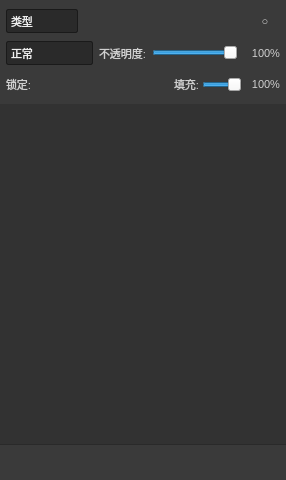
<?xml version="1.0" encoding="UTF-8"?>
<ui version="4.0">
 <class>LayerTreePanel</class>
 <widget class="QWidget" name="LayerTreePanel">
  <property name="geometry">
   <rect>
    <x>0</x>
    <y>0</y>
    <width>280</width>
    <height>480</height>
   </rect>
  </property>
  <property name="styleSheet">
   <string notr="true">QLabel { color: #d0d0d0; font-size: 11px; }
QComboBox {
  background-color: #2a2a2a; color: #eee; border: 1px solid #1a1a1a;
  border-radius: 2px; padding: 1px 4px; min-height: 20px; font-size: 11px;
}
QComboBox::drop-down { border: none; width: 16px; }
QComboBox QAbstractItemView {
  background-color: #2a2a2a; color: #eee; selection-background-color: #2d5a8a;
}
QListWidget {
  background-color: #323232; color: #eee; border: none; outline: none; font-size: 12px;
}
QListWidget::item { padding: 4px 2px; min-height: 36px; }
QListWidget::item:selected { background-color: #555555; }
QListWidget::item:hover:!selected { background-color: #404040; }
QFrame#optionsHost, QFrame#toolbarHost { background-color: #3a3a3a; border: none; }
QFrame#toolbarHost { border-top: 1px solid #2a2a2a; }
QToolButton {
  background-color: transparent; color: #ddd; border: 1px solid transparent;
  border-radius: 2px; padding: 2px; font-size: 11px; min-width: 22px; min-height: 22px;
}
/* 底栏功能按钮：比筛选项更大，便于点按 */
QFrame#toolbarHost QToolButton {
  min-width: 30px; min-height: 30px; padding: 3px; border-radius: 3px;
}
QToolButton:hover { background-color: #4e4e4e; }
QToolButton:checked { background-color: #2d5a8a; border-color: #4a8ac0; }
QToolButton:disabled { color: #666; }</string>
  </property>
  <layout class="QVBoxLayout" name="rootLayout">
   <property name="spacing">
    <number>0</number>
   </property>
   <property name="leftMargin">
    <number>0</number>
   </property>
   <property name="topMargin">
    <number>0</number>
   </property>
   <property name="rightMargin">
    <number>0</number>
   </property>
   <property name="bottomMargin">
    <number>0</number>
   </property>
   <item>
    <widget class="QFrame" name="optionsHost">
     <property name="frameShape">
      <enum>QFrame::Shape::NoFrame</enum>
     </property>
     <layout class="QVBoxLayout" name="optionsLayout">
      <property name="spacing">
       <number>4</number>
      </property>
      <property name="leftMargin">
       <number>6</number>
      </property>
      <property name="topMargin">
       <number>6</number>
      </property>
      <property name="rightMargin">
       <number>6</number>
      </property>
      <property name="bottomMargin">
       <number>4</number>
      </property>
      <item>
       <layout class="QHBoxLayout" name="filterRow">
        <property name="spacing">
         <number>2</number>
        </property>
        <item>
         <widget class="QComboBox" name="filterKindCombo">
          <property name="minimumSize">
           <size>
            <width>72</width>
            <height>0</height>
           </size>
          </property>
          <property name="toolTip">
           <string>按类型筛选（UI 占位：筛选逻辑尚未实现）</string>
          </property>
          <item>
           <property name="text">
            <string>类型</string>
           </property>
          </item>
          <item>
           <property name="text">
            <string>名称</string>
           </property>
          </item>
          <item>
           <property name="text">
            <string>效果</string>
           </property>
          </item>
         </widget>
        </item>
        <item>
         <widget class="QToolButton" name="filterPixel">
        <property name="icon">
         <iconset resource="../resources.qrc">
          <normaloff>:/icons/layers/filter-pixel.svg</normaloff>:/icons/layers/filter-pixel.svg</iconset>
        </property>
        <property name="toolButtonStyle">
         <enum>Qt::ToolButtonStyle::ToolButtonIconOnly</enum>
        </property>

          <property name="checkable">
           <bool>true</bool>
          </property>
          <property name="text">
           <string/>
          </property>
          <property name="toolTip">
           <string>筛选像素图层</string>
          </property>
         </widget>
        </item>
        <item>
         <widget class="QToolButton" name="filterAdjust">
        <property name="icon">
         <iconset resource="../resources.qrc">
          <normaloff>:/icons/layers/filter-adjust.svg</normaloff>:/icons/layers/filter-adjust.svg</iconset>
        </property>
        <property name="toolButtonStyle">
         <enum>Qt::ToolButtonStyle::ToolButtonIconOnly</enum>
        </property>

          <property name="checkable">
           <bool>true</bool>
          </property>
          <property name="text">
           <string/>
          </property>
          <property name="toolTip">
           <string>筛选调整图层（尚未实现）</string>
          </property>
         </widget>
        </item>
        <item>
         <widget class="QToolButton" name="filterType">
        <property name="icon">
         <iconset resource="../resources.qrc">
          <normaloff>:/icons/layers/filter-type.svg</normaloff>:/icons/layers/filter-type.svg</iconset>
        </property>
        <property name="toolButtonStyle">
         <enum>Qt::ToolButtonStyle::ToolButtonIconOnly</enum>
        </property>

          <property name="checkable">
           <bool>true</bool>
          </property>
          <property name="text">
           <string/>
          </property>
          <property name="toolTip">
           <string>筛选文字图层（尚未实现）</string>
          </property>
         </widget>
        </item>
        <item>
         <widget class="QToolButton" name="filterShape">
        <property name="icon">
         <iconset resource="../resources.qrc">
          <normaloff>:/icons/layers/filter-shape.svg</normaloff>:/icons/layers/filter-shape.svg</iconset>
        </property>
        <property name="toolButtonStyle">
         <enum>Qt::ToolButtonStyle::ToolButtonIconOnly</enum>
        </property>

          <property name="checkable">
           <bool>true</bool>
          </property>
          <property name="text">
           <string/>
          </property>
          <property name="toolTip">
           <string>筛选形状图层（尚未实现）</string>
          </property>
         </widget>
        </item>
        <item>
         <widget class="QToolButton" name="filterSmart">
        <property name="icon">
         <iconset resource="../resources.qrc">
          <normaloff>:/icons/layers/filter-smart.svg</normaloff>:/icons/layers/filter-smart.svg</iconset>
        </property>
        <property name="toolButtonStyle">
         <enum>Qt::ToolButtonStyle::ToolButtonIconOnly</enum>
        </property>

          <property name="checkable">
           <bool>true</bool>
          </property>
          <property name="text">
           <string/>
          </property>
          <property name="toolTip">
           <string>筛选智能对象（尚未实现）</string>
          </property>
         </widget>
        </item>
        <item>
         <spacer name="filterSpacer">
          <property name="orientation">
           <enum>Qt::Orientation::Horizontal</enum>
          </property>
          <property name="sizeHint" stdset="0">
           <size>
            <width>8</width>
            <height>10</height>
           </size>
          </property>
         </spacer>
        </item>
        <item>
         <widget class="QToolButton" name="filterToggle">
          <property name="checkable">
           <bool>true</bool>
          </property>
          <property name="text">
           <string>○</string>
          </property>
          <property name="toolTip">
           <string>打开/关闭图层筛选（UI 占位：筛选逻辑尚未实现）</string>
          </property>
         </widget>
        </item>
       </layout>
      </item>
      <item>
       <layout class="QHBoxLayout" name="blendRow">
        <property name="spacing">
         <number>6</number>
        </property>
        <item>
         <widget class="QComboBox" name="blendModeCombo">
          <property name="sizePolicy">
           <sizepolicy hsizetype="Expanding" vsizetype="Fixed">
            <horstretch>1</horstretch>
            <verstretch>0</verstretch>
           </sizepolicy>
          </property>
          <property name="toolTip">
           <string>混合模式</string>
          </property>
          <item>
           <property name="text">
            <string>正常</string>
           </property>
          </item>
          <item>
           <property name="text">
            <string>正片叠底</string>
           </property>
          </item>
          <item>
           <property name="text">
            <string>滤色</string>
           </property>
          </item>
          <item>
           <property name="text">
            <string>叠加</string>
           </property>
          </item>
         </widget>
        </item>
        <item>
         <widget class="QLabel" name="opacityLabel">
          <property name="text">
           <string>不透明度:</string>
          </property>
         </widget>
        </item>
        <item>
         <widget class="QSlider" name="opacitySlider">
          <property name="sizePolicy">
           <sizepolicy hsizetype="Expanding" vsizetype="Fixed">
            <horstretch>1</horstretch>
            <verstretch>0</verstretch>
           </sizepolicy>
          </property>
          <property name="maximum">
           <number>100</number>
          </property>
          <property name="value">
           <number>100</number>
          </property>
          <property name="orientation">
           <enum>Qt::Orientation::Horizontal</enum>
          </property>
          <property name="toolTip">
           <string>图层不透明度</string>
          </property>
         </widget>
        </item>
        <item>
         <widget class="QLabel" name="opacityValueLabel">
          <property name="minimumSize">
           <size>
            <width>36</width>
            <height>0</height>
           </size>
          </property>
          <property name="text">
           <string>100%</string>
          </property>
          <property name="alignment">
           <set>Qt::AlignmentFlag::AlignRight|Qt::AlignmentFlag::AlignTrailing|Qt::AlignmentFlag::AlignVCenter</set>
          </property>
         </widget>
        </item>
       </layout>
      </item>
      <item>
       <layout class="QHBoxLayout" name="lockRow">
        <property name="spacing">
         <number>2</number>
        </property>
        <item>
         <widget class="QLabel" name="lockLabel">
          <property name="text">
           <string>锁定:</string>
          </property>
         </widget>
        </item>
        <item>
         <widget class="QToolButton" name="lockTransparent">
        <property name="icon">
         <iconset resource="../resources.qrc">
          <normaloff>:/icons/layers/lock-transparent.svg</normaloff>:/icons/layers/lock-transparent.svg</iconset>
        </property>
        <property name="toolButtonStyle">
         <enum>Qt::ToolButtonStyle::ToolButtonIconOnly</enum>
        </property>

          <property name="checkable">
           <bool>true</bool>
          </property>
          <property name="text">
           <string/>
          </property>
          <property name="toolTip">
           <string>锁定透明像素</string>
          </property>
         </widget>
        </item>
        <item>
         <widget class="QToolButton" name="lockImage">
        <property name="icon">
         <iconset resource="../resources.qrc">
          <normaloff>:/icons/layers/lock-image.svg</normaloff>:/icons/layers/lock-image.svg</iconset>
        </property>
        <property name="toolButtonStyle">
         <enum>Qt::ToolButtonStyle::ToolButtonIconOnly</enum>
        </property>

          <property name="checkable">
           <bool>true</bool>
          </property>
          <property name="text">
           <string/>
          </property>
          <property name="toolTip">
           <string>锁定图像像素</string>
          </property>
         </widget>
        </item>
        <item>
         <widget class="QToolButton" name="lockPosition">
        <property name="icon">
         <iconset resource="../resources.qrc">
          <normaloff>:/icons/layers/lock-position.svg</normaloff>:/icons/layers/lock-position.svg</iconset>
        </property>
        <property name="toolButtonStyle">
         <enum>Qt::ToolButtonStyle::ToolButtonIconOnly</enum>
        </property>

          <property name="checkable">
           <bool>true</bool>
          </property>
          <property name="text">
           <string/>
          </property>
          <property name="toolTip">
           <string>锁定位置</string>
          </property>
         </widget>
        </item>
        <item>
         <widget class="QToolButton" name="lockAll">
        <property name="icon">
         <iconset resource="../resources.qrc">
          <normaloff>:/icons/layers/lock-all.svg</normaloff>:/icons/layers/lock-all.svg</iconset>
        </property>
        <property name="toolButtonStyle">
         <enum>Qt::ToolButtonStyle::ToolButtonIconOnly</enum>
        </property>

          <property name="checkable">
           <bool>true</bool>
          </property>
          <property name="text">
           <string/>
          </property>
          <property name="toolTip">
           <string>锁定全部</string>
          </property>
         </widget>
        </item>
        <item>
         <spacer name="lockSpacer">
          <property name="orientation">
           <enum>Qt::Orientation::Horizontal</enum>
          </property>
          <property name="sizeHint" stdset="0">
           <size>
            <width>8</width>
            <height>10</height>
           </size>
          </property>
         </spacer>
        </item>
        <item>
         <widget class="QLabel" name="fillLabel">
          <property name="text">
           <string>填充:</string>
          </property>
         </widget>
        </item>
        <item>
         <widget class="QSlider" name="fillSlider">
          <property name="sizePolicy">
           <sizepolicy hsizetype="Expanding" vsizetype="Fixed">
            <horstretch>1</horstretch>
            <verstretch>0</verstretch>
           </sizepolicy>
          </property>
          <property name="maximum">
           <number>100</number>
          </property>
          <property name="value">
           <number>100</number>
          </property>
          <property name="orientation">
           <enum>Qt::Orientation::Horizontal</enum>
          </property>
          <property name="toolTip">
           <string>填充不透明度（UI 占位：尚未进 domain，切层不会回读）</string>
          </property>
         </widget>
        </item>
        <item>
         <widget class="QLabel" name="fillValueLabel">
          <property name="minimumSize">
           <size>
            <width>36</width>
            <height>0</height>
           </size>
          </property>
          <property name="text">
           <string>100%</string>
          </property>
          <property name="alignment">
           <set>Qt::AlignmentFlag::AlignRight|Qt::AlignmentFlag::AlignTrailing|Qt::AlignmentFlag::AlignVCenter</set>
          </property>
         </widget>
        </item>
       </layout>
      </item>
     </layout>
    </widget>
   </item>
   <item>
    <widget class="QListWidget" name="itemList">
        <property name="iconSize">
         <size>
          <width>40</width>
          <height>40</height>
         </size>
        </property>
     <property name="selectionMode">
      <enum>QAbstractItemView::SelectionMode::SingleSelection</enum>
     </property>
    </widget>
   </item>
   <item>
    <widget class="QFrame" name="toolbarHost">
     <property name="minimumSize">
      <size>
       <width>0</width>
       <height>36</height>
      </size>
     </property>
     <property name="maximumSize">
      <size>
       <width>16777215</width>
       <height>36</height>
      </size>
     </property>
     <property name="frameShape">
      <enum>QFrame::Shape::NoFrame</enum>
     </property>
     <layout class="QHBoxLayout" name="toolbarLayout">
      <property name="spacing">
       <number>2</number>
      </property>
      <property name="leftMargin">
       <number>4</number>
      </property>
      <property name="topMargin">
       <number>2</number>
      </property>
      <property name="rightMargin">
       <number>4</number>
      </property>
      <property name="bottomMargin">
       <number>2</number>
      </property>
      <item>
       <widget class="QToolButton" name="btnLinkLayers">
        <property name="icon">
         <iconset resource="../resources.qrc">
          <normaloff>:/icons/layers/link.svg</normaloff>:/icons/layers/link.svg</iconset>
        </property>
        <property name="toolButtonStyle">
         <enum>Qt::ToolButtonStyle::ToolButtonIconOnly</enum>
        </property>

        <property name="enabled">
         <bool>false</bool>
        </property>
        <property name="text">
         <string/>
        </property>
        <property name="toolTip">
         <string>链接图层</string>
        </property>
        <property name="iconSize">
         <size>
          <width>24</width>
          <height>24</height>
         </size>
        </property>
        <property name="autoRaise">
         <bool>true</bool>
        </property>
       </widget>
      </item>
      <item>
       <widget class="QToolButton" name="btnLayerStyle">
        <property name="icon">
         <iconset resource="../resources.qrc">
          <normaloff>:/icons/layers/fx.svg</normaloff>:/icons/layers/fx.svg</iconset>
        </property>
        <property name="toolButtonStyle">
         <enum>Qt::ToolButtonStyle::ToolButtonIconOnly</enum>
        </property>

        <property name="text">
         <string/>
        </property>
        <property name="toolTip">
         <string>添加图层样式（fx）（UI 占位：尚未实现）</string>
        </property>
        <property name="iconSize">
         <size>
          <width>24</width>
          <height>24</height>
         </size>
        </property>
        <property name="autoRaise">
         <bool>true</bool>
        </property>
       </widget>
      </item>
      <item>
       <widget class="QToolButton" name="btnLayerMask">
        <property name="icon">
         <iconset resource="../resources.qrc">
          <normaloff>:/icons/layers/mask.svg</normaloff>:/icons/layers/mask.svg</iconset>
        </property>
        <property name="toolButtonStyle">
         <enum>Qt::ToolButtonStyle::ToolButtonIconOnly</enum>
        </property>

        <property name="text">
         <string/>
        </property>
        <property name="toolTip">
         <string>添加图层蒙版（UI 占位：蒙版尚未进 domain）</string>
        </property>
        <property name="iconSize">
         <size>
          <width>24</width>
          <height>24</height>
         </size>
        </property>
        <property name="autoRaise">
         <bool>true</bool>
        </property>
       </widget>
      </item>
      <item>
       <widget class="QToolButton" name="btnAdjustment">
        <property name="icon">
         <iconset resource="../resources.qrc">
          <normaloff>:/icons/layers/adjustment.svg</normaloff>:/icons/layers/adjustment.svg</iconset>
        </property>
        <property name="toolButtonStyle">
         <enum>Qt::ToolButtonStyle::ToolButtonIconOnly</enum>
        </property>

        <property name="text">
         <string/>
        </property>
        <property name="toolTip">
         <string>创建填充或调整图层（UI 占位：调整层尚未实现）</string>
        </property>
        <property name="iconSize">
         <size>
          <width>24</width>
          <height>24</height>
         </size>
        </property>
        <property name="autoRaise">
         <bool>true</bool>
        </property>
       </widget>
      </item>
      <item>
       <widget class="QToolButton" name="btnNewGroup">
        <property name="icon">
         <iconset resource="../resources.qrc">
          <normaloff>:/icons/layers/group.svg</normaloff>:/icons/layers/group.svg</iconset>
        </property>
        <property name="toolButtonStyle">
         <enum>Qt::ToolButtonStyle::ToolButtonIconOnly</enum>
        </property>

        <property name="text">
         <string/>
        </property>
        <property name="toolTip">
         <string>创建图层组（UI 占位：图层组尚未实现）</string>
        </property>
        <property name="iconSize">
         <size>
          <width>24</width>
          <height>24</height>
         </size>
        </property>
        <property name="autoRaise">
         <bool>true</bool>
        </property>
       </widget>
      </item>
      <item>
       <widget class="QToolButton" name="btnNew">
        <property name="icon">
         <iconset resource="../resources.qrc">
          <normaloff>:/icons/layers/new-layer.svg</normaloff>:/icons/layers/new-layer.svg</iconset>
        </property>
        <property name="toolButtonStyle">
         <enum>Qt::ToolButtonStyle::ToolButtonIconOnly</enum>
        </property>

        <property name="text">
         <string/>
        </property>
        <property name="toolTip">
         <string>新建图层</string>
        </property>
        <property name="iconSize">
         <size>
          <width>24</width>
          <height>24</height>
         </size>
        </property>
        <property name="autoRaise">
         <bool>true</bool>
        </property>
       </widget>
      </item>
      <item>
       <widget class="QToolButton" name="btnDelete">
        <property name="icon">
         <iconset resource="../resources.qrc">
          <normaloff>:/icons/layers/delete.svg</normaloff>:/icons/layers/delete.svg</iconset>
        </property>
        <property name="toolButtonStyle">
         <enum>Qt::ToolButtonStyle::ToolButtonIconOnly</enum>
        </property>

        <property name="text">
         <string/>
        </property>
        <property name="toolTip">
         <string>删除图层</string>
        </property>
        <property name="iconSize">
         <size>
          <width>24</width>
          <height>24</height>
         </size>
        </property>
        <property name="autoRaise">
         <bool>true</bool>
        </property>
       </widget>
      </item>
      <item>
       <spacer name="toolbarSpacer">
        <property name="orientation">
         <enum>Qt::Orientation::Horizontal</enum>
        </property>
        <property name="sizeHint" stdset="0">
         <size>
          <width>40</width>
          <height>10</height>
         </size>
        </property>
       </spacer>
      </item>
     </layout>
    </widget>
   </item>
  </layout>
 </widget>
 <resources>
  <include location="../resources.qrc"/>
 </resources>
 <connections/>
</ui>
